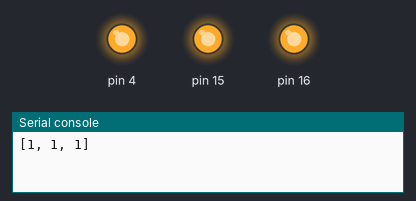
Simulated run of this program. Board: MicroPython board. On the bench: output pins drawn as LEDs (lit = HIGH), the last lines printed to the serial console.

Above: at 1.0 s.
At 5.0 s:
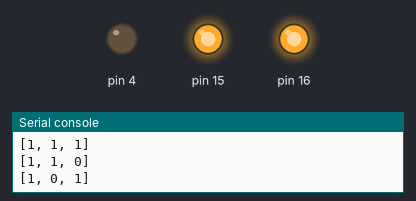
At 7.0 s:
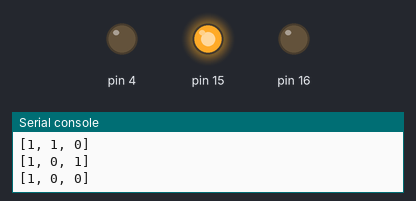
At 9.0 s:
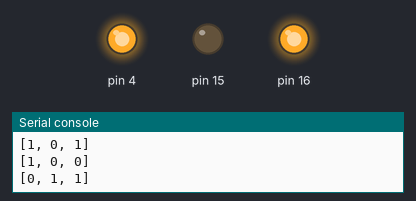
At 13.0 s:
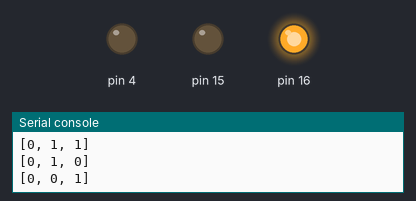
At 19.0 s:
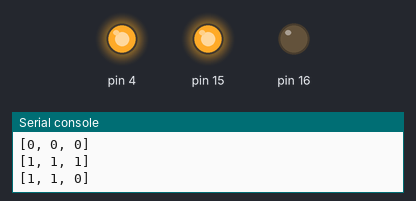
Timing chart, 0 to 20.8 s (numbered marks = the images above):
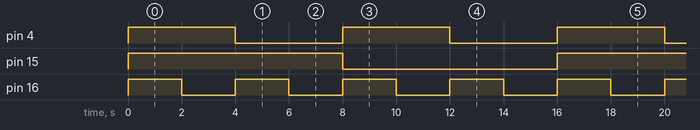

The program:

rgb.py
```python
from machine import Pin
import utime
led_nums = [15, 4, 16]
leds_list = list(map(lambda x: Pin(x, Pin.OUT), led_nums))

def leds(led_states: list):
    print(led_states)
    for i in range(len(leds_list)):
        leds_list[i].value(led_states[i])

while True:
    leds([1,1,1])
    utime.sleep(2)
    leds([1,1,0])
    utime.sleep(2)
    leds([1,0,1])
    utime.sleep(2)
    leds([1,0,0])
    utime.sleep(2)
    leds([0,1,1])
    utime.sleep(2)
    leds([0,1,0])
    utime.sleep(2)
    leds([0,0,1])
    utime.sleep(2)
    leds([0,0,0])
    utime.sleep(2)

if __name__ == "__main__":
    main()
```

Measured:
- by itself, pin 4: alternates HIGH for 4.0 s and LOW for 4.0 s
- by itself, pin 15: alternates HIGH for 8.0 s and LOW for 8.0 s
- by itself, pin 16: alternates HIGH for 2.0 s and LOW for 2.0 s
